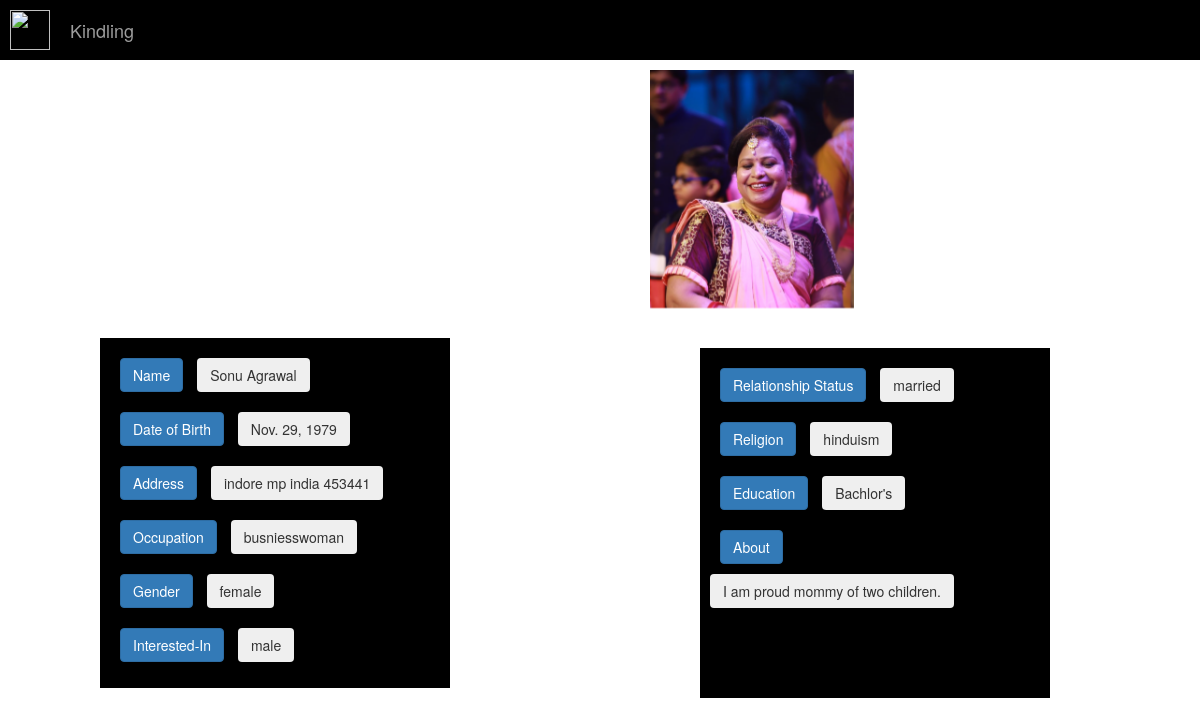
Page /profile/sonu29 on the committed database.
### kindling/models.py (models this page shows, shortened)
class EntrySignup(models.Model):
    uname=models.CharField(max_length=122, primary_key=True)
    psw=models.CharField(max_length=122)
    fname=models.CharField(max_length=122)
    lname=models.CharField(max_length=122)
    country=models.CharField(max_length=122)
    city=models.CharField(max_length=50)
    state=models.CharField(max_length=100)
    zipp=models.IntegerField()
    gender=models.CharField(max_length=10)
    interested_in=models.CharField(max_length=10)
    marital_status=models.CharField(max_length=15)
    religion=models.CharField(max_length=20)
    occupation=models.CharField(max_length=30)
    education_status=models.CharField(max_length=20)
    subject=models.TextField()
    dob=models.DateField()
    dp = models.ImageField(upload_to='media', blank=True, null=True, verbose_name="", default='img.jpg')

### kindling/views.py (the view)
# urls.py: path("profile/<str:pk_test>",views.profile, name="profile"),
def profile(request, pk_test):
    user=EntrySignup.objects.get(uname=pk_test)
    return render(request, 'profile.html', {'userprofile' : user})

### template/profile.html (shortened to what this page needs)
{% extends 'base.html' %}
{% block body %}
<nav class="navbar navbar-inverse navbar-fixed-top" >
  <div class="container-fluid" >
    <a class="navbar-brand" href="#">
      <img src="https://i.postimg.cc/YqtBSLfG/psyche-revived-by-cupid-s-kiss-clip-art-cupid.jpg" width="40" height="40"
        alt="" loading="lazy">
    </a>
    <div class="navbar-header">
      <a class="navbar-brand" href="index">Kindling</a>
    </div>
    </div>
</nav>
{% block content %}
<img src="{{ userprofile.dp.url }}" alt="Avatar" class="image" style="height:40%; width:17%; margin-top: 70px; margin-left: 650px; opacity: 1; ">
<br>
<div class="buttonset1">
<button type="button" class="btn btn-primary" style="margin: 10px;">Name</button>   <button type="button" class="btn btn-secondary">{{userprofile.fname}} {{userprofile.lname}}</button>
<br>
<button type="button" class="btn btn-primary" style="margin: 10px;">Date of Birth</button>  <button type="button" class="btn btn-secondary">{{userprofile.dob}}</button>
<br>
<button type="button" class="btn btn-primary" style="margin: 10px;">Address</button>  <button type="button" class="btn btn-secondary">{{userprofile.city}} {{userprofile.state}} {{userprofile.country}} {{userprofile.zipp}}<br>
</button>
<br>
<button type="button" class="btn btn-primary" style="margin: 10px;">Occupation</button>  <button type="button" class="btn btn-secondary">{{userprofile.occupation}}<br>
</button>
<br>
<button type="button" class="btn btn-primary" style="margin: 10px;">Gender</button>  <button type="button" class="btn btn-secondary">{{userprofile.gender}}<br>
</button>
<br>
<button type="button" class="btn btn-primary" style="margin: 10px;">Interested-In</button>  <button type="button" class="btn btn-secondary">{{userprofile.interested_in}}<br>
</button>
</div>
<br>
<div class="buttonset2">
<button type="button" class="btn btn-primary" style="margin: 10px;">Relationship Status</button>  <button type="button" class="btn btn-secondary">{{userprofile.marital_status}}<br>
</button>
<br>
<button type="button" class="btn btn-primary" style="margin: 10px;">Religion</button>  <button type="button" class="btn btn-secondary">{{userprofile.religion}}<br>
</button>
<br>
<button type="button" class="btn btn-primary" style="margin: 10px;">Education</button>  <button type="button" class="btn btn-secondary">{{userprofile.education_status}}<br>
</button>
<br>
<button type="button" class="btn btn-primary" style="margin: 10px;">About</button>  <button type="button" class="btn btn-secondary">{{userprofile.subject}}<br>
</button>
</div>
{% endblock content %}
{% endblock body %}

### static/sudi.css (style rules this page uses)
.image { opacity: 0.3; display: block; transition: .5s ease; backface-visibility: hidden; }
.navbar, .navbar-inverse { border-radius: 0; border: 0; }
.container-fluid { background-color: #000000 }
.navbar-brand { padding-left: 10px; padding-bottom: 10px; padding-top: 10px; padding-right: 10px; }
.navbar-header { padding-left: 15px; padding-top: 10px; height:60px; width: 600px; }

### rows in the picture
EntrySignup: dp (picture), fname "Sonu", lname "Agrawal", dob "Nov. 29, 1979", city "indore", state "mp", country "india", zipp "453441", occupation "busniesswoman", gender "female", interested_in "male", marital_status "married", religion "hinduism", education_status "Bachlor's", subject "I am proud mommy of two children."
